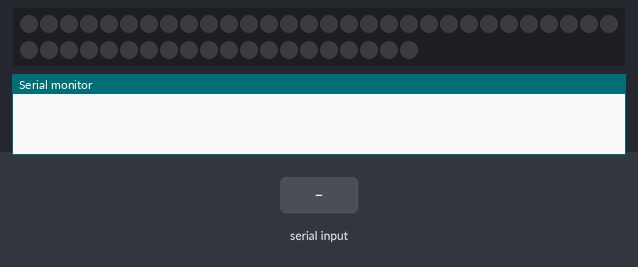
Simulated run of this sketch. Board: Arduino Uno, built with avr-gcc and run on an emulated ATmega328P. Shown: 50 RGB LEDs in strip order, left to right, continuing on the next row, the last lines printed to the serial monitor. The inputs (shaded band) are chosen by the test bench.

Above: at 3.2 s.
3.3 s: "A\n" received over Serial
4.8 s: byte 66 ('B') received over Serial
At 6.0 s:
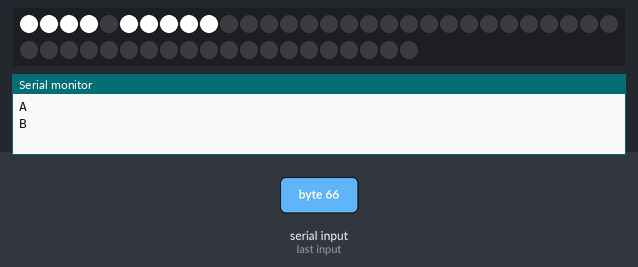
6.3 s: byte 97 ('a') received over Serial
7.8 s: byte 67 ('C') received over Serial
At 8.5 s:
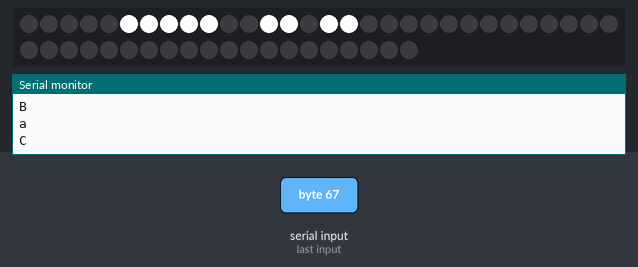
9.3 s: byte 98 ('b') received over Serial
10.8 s: byte 68 ('D') received over Serial
At 12.0 s:
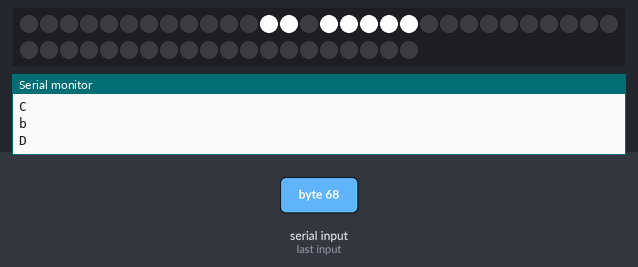
Timing chart, 0 to 13.3 s (numbered marks = the images above; inputs shaded):
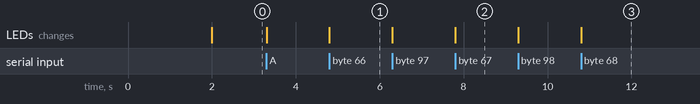

Measured:
- after the input at 4.8 s, the LEDs: change at once (image 1)
- after the input at 7.8 s, the LEDs: change at once (image 2)
- after the input at 10.8 s, the LEDs: change at once (image 3)

The sketch:

bluetooth_home.ino
```cpp
#include "FastLED.h"

/*
* Bluetooh Basic: LED ON OFF - Avishkar
* more data to be added soon
* Coder - Mayoogh Girish
* Website - http://bit.do/Avishkar
* Download the App : https://github.com/Mayoogh/Arduino-Bluetooth-Basic
* This program lets you to control a LED on pin 13 of arduino using a bluetooth module
*/

#define NUM_LEDS 50
#define DATA_PIN 3
#define CLOCK_PIN 8
CRGB leds[NUM_LEDS];
char data = 0;            //Variable for storing received data

void setup()
{   delay(2000);
    Serial.begin(9600);   //Sets the baud for serial data transmission
    //pinMode(13, OUTPUT);  //Sets digital pin 13 as output pin
    FastLED.addLeds<SM16716, DATA_PIN, CLOCK_PIN, RGB>(leds, NUM_LEDS);
    FastLED.show();
}
void loop()
{
   if(Serial.available() > 0)      // Send data only when you receive data:
   {
      data = Serial.read();        //Read the incoming data & store into data
      Serial.print(data);          //Print Value inside data in Serial monitor
      Serial.print("\n");
      if(data == 'A')              // Checks whether value of data is equal to 1
         {leds[0] = CRGB::White;
         leds[1] = CRGB::White;
         leds[2] = CRGB::White;
         leds[3] = CRGB::White;
         //digitalWrite(13, HIGH);   //If value is 1 then LED turns ON
         }
      else if(data == 'a')         //  Checks whether value of data is equal to 0
        { leds[0] = CRGB::Black;
         leds[1] = CRGB::Black;
         leds[2] = CRGB::Black;
         leds[3] = CRGB::Black;
         //digitalWrite(13, LOW);    //If value is 0 then LED turns OFF
        }
        else if(data == 'B')              // Checks whether value of data is equal to 1
         {leds[5] = CRGB::White;
         leds[6] = CRGB::White;
         leds[7] = CRGB::White;
         leds[8] = CRGB::White;
         leds[9] = CRGB::White;
         //digitalWrite(13, HIGH);   //If value is 1 then LED turns ON
         }
      else if(data == 'b')         //  Checks whether value of data is equal to 0
        { leds[5] = CRGB::Black;
         leds[6] = CRGB::Black;
         leds[7] = CRGB::Black;
         leds[8] = CRGB::Black;
         leds[9] = CRGB::Black;
         //digitalWrite(13, LOW);    //If value is 0 then LED turns OFF
        }
        else if(data == 'C')              // Checks whether value of data is equal to 1
         {leds[12] = CRGB::White;
         leds[13] = CRGB::White;
         leds[15] = CRGB::White;
         leds[16] = CRGB::White;
         //digitalWrite(13, HIGH);   //If value is 1 then LED turns ON
         }
      else if(data == 'c')         //  Checks whether value of data is equal to 0
        {leds[12] = CRGB::Black;
         leds[13] = CRGB::Black;
         leds[15] = CRGB::Black;
         leds[16] = CRGB::Black;
         //digitalWrite(13, LOW);    //If value is 0 then LED turns OFF
        }
        else if(data == 'D')              // Checks whether value of data is equal to 1
         {leds[17] = CRGB::White;
         leds[18] = CRGB::White;
         leds[19] = CRGB::White;

         //digitalWrite(13, HIGH);   //If value is 1 then LED turns ON
         }
      else if(data == 'd')         //  Checks whether value of data is equal to 0
        {leds[17] = CRGB::Black;
         leds[18] = CRGB::Black;
         leds[19] = CRGB::Black;
         //digitalWrite(13, LOW);    //If value is 0 then LED turns OFF
        }
        else if(data == 'E')              // Checks whether value of data is equal to 1
         {leds[20] = CRGB::White;
         leds[21] = CRGB::White;
         leds[22] = CRGB::White;
         //digitalWrite(13, HIGH);   //If value is 1 then LED turns ON
         }
      else if(data == 'e')         //  Checks whether value of data is equal to 0
        {leds[20] = CRGB::Black;
         leds[21] = CRGB::Black;
         leds[22] = CRGB::Black;
         //digitalWrite(13, LOW);    //If value is 0 then LED turns OFF
        }
        else if(data == 'F')              // Checks whether value of data is equal to 1
         {leds[23] = CRGB::White;

         //digitalWrite(13, HIGH);   //If value is 1 then LED turns ON
         }
      else if(data == 'f')         //  Checks whether value of data is equal to 0
        { leds[23] = CRGB::Black;

         //digitalWrite(13, LOW);    //If value is 0 then LED turns OFF
        }
        else if(data == 'G')              // Checks whether value of data is equal to 1
         {leds[24] = CRGB::White;

         //digitalWrite(13, HIGH);   //If value is 1 then LED turns ON
         }
      else if(data == 'g')         //  Checks whether value of data is equal to 0
        { leds[24] = CRGB::Black;

         //digitalWrite(13, LOW);    //If value is 0 then LED turns OFF
        }
        else if(data == 'H')              // Checks whether value of data is equal to 1
         {leds[25] = CRGB::White;
         leds[26] = CRGB::White;
         leds[27] = CRGB::White;
         leds[28] = CRGB::White;
         //digitalWrite(13, HIGH);   //If value is 1 then LED turns ON
         }
      else if(data == 'h')         //  Checks whether value of data is equal to 0
        { leds[25] = CRGB::Black;
         leds[26] = CRGB::Black;
         leds[27] = CRGB::Black;
         leds[28] = CRGB::Black;
         //digitalWrite(13, LOW);    //If value is 0 then LED turns OFF
        }
        FastLED.show();
   }
}
```
